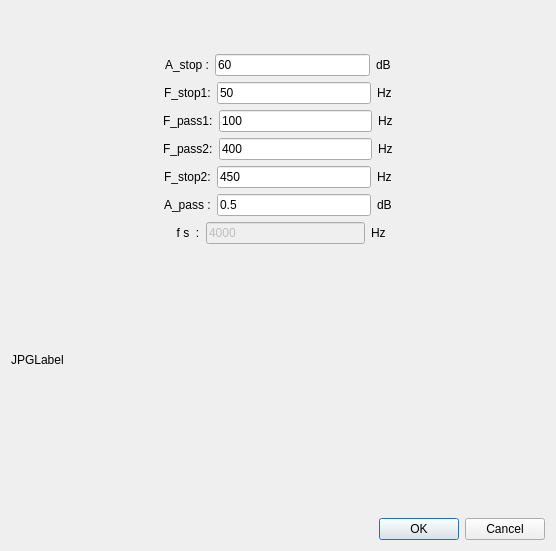
<?xml version="1.0" encoding="UTF-8"?>
<ui version="4.0">
 <class>BandPassFilterDialog</class>
 <widget class="QDialog" name="BandPassFilterDialog">
  <property name="geometry">
   <rect>
    <x>0</x>
    <y>0</y>
    <width>556</width>
    <height>551</height>
   </rect>
  </property>
  <property name="windowTitle">
   <string>BandPassFilterDialog</string>
  </property>
  <layout class="QVBoxLayout" name="verticalLayout">
   <item>
    <layout class="QVBoxLayout" name="verticalLayout_4">
     <item>
      <spacer name="verticalSpacer_4">
       <property name="orientation">
        <enum>Qt::Vertical</enum>
       </property>
       <property name="sizeHint" stdset="0">
        <size>
         <width>20</width>
         <height>40</height>
        </size>
       </property>
      </spacer>
     </item>
     <item>
      <layout class="QHBoxLayout" name="horizontalLayout_4">
       <item>
        <spacer name="horizontalSpacer_6">
         <property name="orientation">
          <enum>Qt::Horizontal</enum>
         </property>
         <property name="sizeHint" stdset="0">
          <size>
           <width>40</width>
           <height>20</height>
          </size>
         </property>
        </spacer>
       </item>
       <item>
        <widget class="QLabel" name="label_3">
         <property name="text">
          <string>A_stop :</string>
         </property>
        </widget>
       </item>
       <item>
        <widget class="QLineEdit" name="lineEdit_A_stop">
         <property name="toolTip">
          <string>&lt;html&gt;&lt;head/&gt;&lt;body&gt;&lt;p&gt;Attenuation in the first stopband = dB&lt;/p&gt;&lt;/body&gt;&lt;/html&gt;</string>
         </property>
         <property name="text">
          <string>60</string>
         </property>
        </widget>
       </item>
       <item>
        <widget class="QLabel" name="label_8">
         <property name="text">
          <string>dB</string>
         </property>
        </widget>
       </item>
       <item>
        <spacer name="horizontalSpacer_5">
         <property name="orientation">
          <enum>Qt::Horizontal</enum>
         </property>
         <property name="sizeHint" stdset="0">
          <size>
           <width>40</width>
           <height>20</height>
          </size>
         </property>
        </spacer>
       </item>
      </layout>
     </item>
     <item>
      <layout class="QHBoxLayout" name="horizontalLayout_5">
       <item>
        <spacer name="horizontalSpacer_8">
         <property name="orientation">
          <enum>Qt::Horizontal</enum>
         </property>
         <property name="sizeHint" stdset="0">
          <size>
           <width>40</width>
           <height>20</height>
          </size>
         </property>
        </spacer>
       </item>
       <item>
        <widget class="QLabel" name="label_4">
         <property name="text">
          <string>F_stop1:</string>
         </property>
        </widget>
       </item>
       <item>
        <widget class="QLineEdit" name="lineEdit_F_stop1">
         <property name="toolTip">
          <string>&lt;html&gt;&lt;head/&gt;&lt;body&gt;&lt;p&gt;Edge of the stopband =  Hz&lt;/p&gt;&lt;/body&gt;&lt;/html&gt;</string>
         </property>
         <property name="text">
          <string>50</string>
         </property>
        </widget>
       </item>
       <item>
        <widget class="QLabel" name="label_10">
         <property name="text">
          <string>Hz</string>
         </property>
        </widget>
       </item>
       <item>
        <spacer name="horizontalSpacer_7">
         <property name="orientation">
          <enum>Qt::Horizontal</enum>
         </property>
         <property name="sizeHint" stdset="0">
          <size>
           <width>40</width>
           <height>20</height>
          </size>
         </property>
        </spacer>
       </item>
      </layout>
     </item>
     <item>
      <layout class="QHBoxLayout" name="horizontalLayout">
       <item>
        <spacer name="horizontalSpacer">
         <property name="orientation">
          <enum>Qt::Horizontal</enum>
         </property>
         <property name="sizeHint" stdset="0">
          <size>
           <width>40</width>
           <height>20</height>
          </size>
         </property>
        </spacer>
       </item>
       <item>
        <widget class="QLabel" name="label">
         <property name="text">
          <string>F_pass1:</string>
         </property>
        </widget>
       </item>
       <item>
        <widget class="QLineEdit" name="lineEdit_F_pass1">
         <property name="toolTip">
          <string>&lt;html&gt;&lt;head/&gt;&lt;body&gt;&lt;p&gt;Edge of the passband =  Hz&lt;/p&gt;&lt;/body&gt;&lt;/html&gt;</string>
         </property>
         <property name="text">
          <string>100</string>
         </property>
        </widget>
       </item>
       <item>
        <widget class="QLabel" name="label_11">
         <property name="text">
          <string>Hz</string>
         </property>
        </widget>
       </item>
       <item>
        <spacer name="horizontalSpacer_2">
         <property name="orientation">
          <enum>Qt::Horizontal</enum>
         </property>
         <property name="sizeHint" stdset="0">
          <size>
           <width>40</width>
           <height>20</height>
          </size>
         </property>
        </spacer>
       </item>
      </layout>
     </item>
     <item>
      <layout class="QHBoxLayout" name="horizontalLayout_3">
       <item>
        <spacer name="horizontalSpacer_3">
         <property name="orientation">
          <enum>Qt::Horizontal</enum>
         </property>
         <property name="sizeHint" stdset="0">
          <size>
           <width>40</width>
           <height>20</height>
          </size>
         </property>
        </spacer>
       </item>
       <item>
        <widget class="QLabel" name="label_2">
         <property name="text">
          <string>F_pass2:</string>
         </property>
        </widget>
       </item>
       <item>
        <widget class="QLineEdit" name="lineEdit_F_pass2">
         <property name="toolTip">
          <string>&lt;html&gt;&lt;head/&gt;&lt;body&gt;&lt;p&gt;Closing edge of the passband =  Hz&lt;/p&gt;&lt;/body&gt;&lt;/html&gt;</string>
         </property>
         <property name="text">
          <string>400</string>
         </property>
        </widget>
       </item>
       <item>
        <widget class="QLabel" name="label_12">
         <property name="text">
          <string>Hz</string>
         </property>
        </widget>
       </item>
       <item>
        <spacer name="horizontalSpacer_4">
         <property name="orientation">
          <enum>Qt::Horizontal</enum>
         </property>
         <property name="sizeHint" stdset="0">
          <size>
           <width>40</width>
           <height>20</height>
          </size>
         </property>
        </spacer>
       </item>
      </layout>
     </item>
     <item>
      <layout class="QHBoxLayout" name="horizontalLayout_8">
       <item>
        <spacer name="horizontalSpacer_9">
         <property name="orientation">
          <enum>Qt::Horizontal</enum>
         </property>
         <property name="sizeHint" stdset="0">
          <size>
           <width>40</width>
           <height>20</height>
          </size>
         </property>
        </spacer>
       </item>
       <item>
        <widget class="QLabel" name="label_5">
         <property name="text">
          <string>F_stop2:</string>
         </property>
        </widget>
       </item>
       <item>
        <widget class="QLineEdit" name="lineEdit_F_stop2">
         <property name="toolTip">
          <string>&lt;html&gt;&lt;head/&gt;&lt;body&gt;&lt;p&gt;Edge of the second stopband =  Hz&lt;/p&gt;&lt;/body&gt;&lt;/html&gt;</string>
         </property>
         <property name="text">
          <string>450</string>
         </property>
        </widget>
       </item>
       <item>
        <widget class="QLabel" name="label_13">
         <property name="text">
          <string>Hz</string>
         </property>
        </widget>
       </item>
       <item>
        <spacer name="horizontalSpacer_10">
         <property name="orientation">
          <enum>Qt::Horizontal</enum>
         </property>
         <property name="sizeHint" stdset="0">
          <size>
           <width>40</width>
           <height>20</height>
          </size>
         </property>
        </spacer>
       </item>
      </layout>
     </item>
     <item>
      <layout class="QHBoxLayout" name="horizontalLayout_9">
       <item>
        <spacer name="horizontalSpacer_11">
         <property name="orientation">
          <enum>Qt::Horizontal</enum>
         </property>
         <property name="sizeHint" stdset="0">
          <size>
           <width>40</width>
           <height>20</height>
          </size>
         </property>
        </spacer>
       </item>
       <item>
        <widget class="QLabel" name="label_6">
         <property name="text">
          <string>A_pass :</string>
         </property>
        </widget>
       </item>
       <item>
        <widget class="QLineEdit" name="lineEdit_A_pass">
         <property name="toolTip">
          <string>&lt;html&gt;&lt;head/&gt;&lt;body&gt;&lt;p&gt;Amount of ripple allowed in the passband =  dB&lt;/p&gt;&lt;/body&gt;&lt;/html&gt;</string>
         </property>
         <property name="text">
          <string>0.5</string>
         </property>
        </widget>
       </item>
       <item>
        <widget class="QLabel" name="label_9">
         <property name="text">
          <string>dB</string>
         </property>
        </widget>
       </item>
       <item>
        <spacer name="horizontalSpacer_12">
         <property name="orientation">
          <enum>Qt::Horizontal</enum>
         </property>
         <property name="sizeHint" stdset="0">
          <size>
           <width>40</width>
           <height>20</height>
          </size>
         </property>
        </spacer>
       </item>
      </layout>
     </item>
     <item>
      <layout class="QHBoxLayout" name="horizontalLayout_10">
       <item>
        <spacer name="horizontalSpacer_13">
         <property name="orientation">
          <enum>Qt::Horizontal</enum>
         </property>
         <property name="sizeHint" stdset="0">
          <size>
           <width>40</width>
           <height>20</height>
          </size>
         </property>
        </spacer>
       </item>
       <item>
        <widget class="QLabel" name="label_7">
         <property name="text">
          <string>  f s  :</string>
         </property>
        </widget>
       </item>
       <item>
        <widget class="QLineEdit" name="lineEdit_fs">
         <property name="enabled">
          <bool>false</bool>
         </property>
         <property name="toolTip">
          <string>&lt;html&gt;&lt;head/&gt;&lt;body&gt;&lt;p&gt;sampling freq&lt;/p&gt;&lt;/body&gt;&lt;/html&gt;</string>
         </property>
         <property name="text">
          <string>4000</string>
         </property>
        </widget>
       </item>
       <item>
        <widget class="QLabel" name="label_14">
         <property name="text">
          <string>Hz</string>
         </property>
        </widget>
       </item>
       <item>
        <spacer name="horizontalSpacer_14">
         <property name="orientation">
          <enum>Qt::Horizontal</enum>
         </property>
         <property name="sizeHint" stdset="0">
          <size>
           <width>40</width>
           <height>20</height>
          </size>
         </property>
        </spacer>
       </item>
      </layout>
     </item>
     <item>
      <layout class="QHBoxLayout" name="horizontalLayout_2">
       <item>
        <widget class="QLabel" name="label_jpg">
         <property name="minimumSize">
          <size>
           <width>530</width>
           <height>219</height>
          </size>
         </property>
         <property name="text">
          <string>JPGLabel</string>
         </property>
        </widget>
       </item>
      </layout>
     </item>
     <item>
      <spacer name="verticalSpacer">
       <property name="orientation">
        <enum>Qt::Vertical</enum>
       </property>
       <property name="sizeHint" stdset="0">
        <size>
         <width>20</width>
         <height>40</height>
        </size>
       </property>
      </spacer>
     </item>
     <item>
      <widget class="QDialogButtonBox" name="buttonBox">
       <property name="orientation">
        <enum>Qt::Horizontal</enum>
       </property>
       <property name="standardButtons">
        <set>QDialogButtonBox::Cancel|QDialogButtonBox::Ok</set>
       </property>
      </widget>
     </item>
    </layout>
   </item>
  </layout>
 </widget>
 <resources/>
 <connections>
  <connection>
   <sender>buttonBox</sender>
   <signal>accepted()</signal>
   <receiver>BandPassFilterDialog</receiver>
   <slot>accept()</slot>
   <hints>
    <hint type="sourcelabel">
     <x>248</x>
     <y>254</y>
    </hint>
    <hint type="destinationlabel">
     <x>157</x>
     <y>274</y>
    </hint>
   </hints>
  </connection>
  <connection>
   <sender>buttonBox</sender>
   <signal>rejected()</signal>
   <receiver>BandPassFilterDialog</receiver>
   <slot>reject()</slot>
   <hints>
    <hint type="sourcelabel">
     <x>316</x>
     <y>260</y>
    </hint>
    <hint type="destinationlabel">
     <x>286</x>
     <y>274</y>
    </hint>
   </hints>
  </connection>
 </connections>
</ui>
